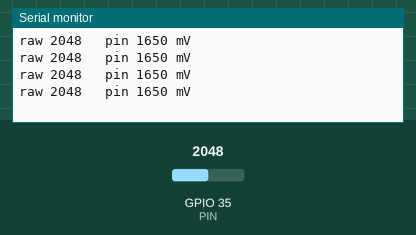
The sketch below on a simulated ESP32. Shown: the last lines printed to the serial monitor. The inputs (shaded band) are chosen by the test bench; at power-on: GPIO 35 (PIN) = 2048.

Above: at 1.2 s.
1.3 s: GPIO 35 (PIN) set to 1276
At 1.71 s:
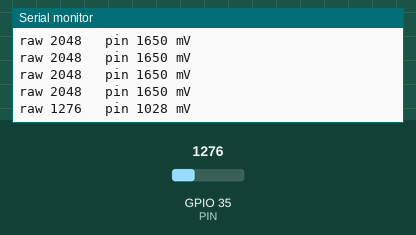
2.8 s: GPIO 35 (PIN) set to 1206
At 3.21 s:
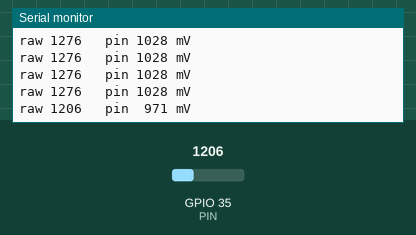
5.1 s: GPIO 35 (PIN) set to 1064
At 5.31 s:
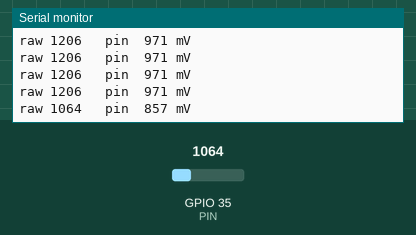
6.6 s: GPIO 35 (PIN) set to 951
At 6.81 s:
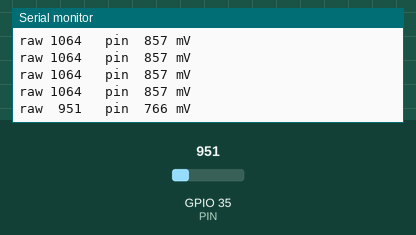
8.7 s: GPIO 35 (PIN) set to 133
At 8.92 s:
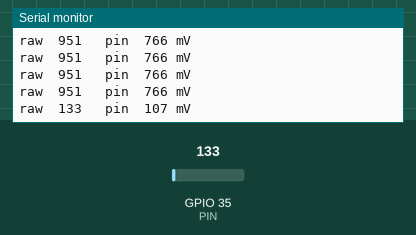
10.2 s: GPIO 35 (PIN) set to 115
At 10.42 s:
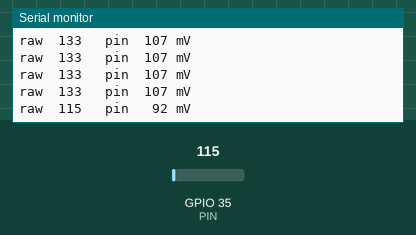

Measured:
- the behaviour switches between 1241 and 1240 on GPIO 35 (PIN) (found by bisection; images 1 and 2)
- the behaviour switches between 1000 and 999 on GPIO 35 (PIN) (found by bisection; images 3 and 4)
- the behaviour switches between 125 and 124 on GPIO 35 (PIN) (found by bisection; images 5 and 6)
- after the input at 1.3 s, the serial monitor: prints a new line after 0.20 s (image 1)
- after the input at 2.8 s, the serial monitor: prints a new line after 0.20 s (image 2)
- after the input at 5.1 s, the serial monitor: prints a new line at once (image 3)
- after the input at 6.6 s, the serial monitor: prints a new line at once (image 4)
- after the input at 8.7 s, the serial monitor: prints a new line at once (image 5)
- after the input at 10.2 s, the serial monitor: prints a new line at once (image 6)

The sketch:

pin_read_test.ino
```cpp
// Simplest possible input check: print what GPIO 35 sees, raw and in millivolts.
// Signal must go through the 10k/15k divider; never connect the sensor wire straight to the pin.
#define PIN 35

void setup() {
  Serial.begin(115200);
  analogSetPinAttenuation(PIN, ADC_11db);   // read up to ~3.1 V
}

void loop() {
  Serial.printf("raw %4d   pin %4d mV\n", analogRead(PIN), analogReadMilliVolts(PIN));
  delay(300);
}
```
